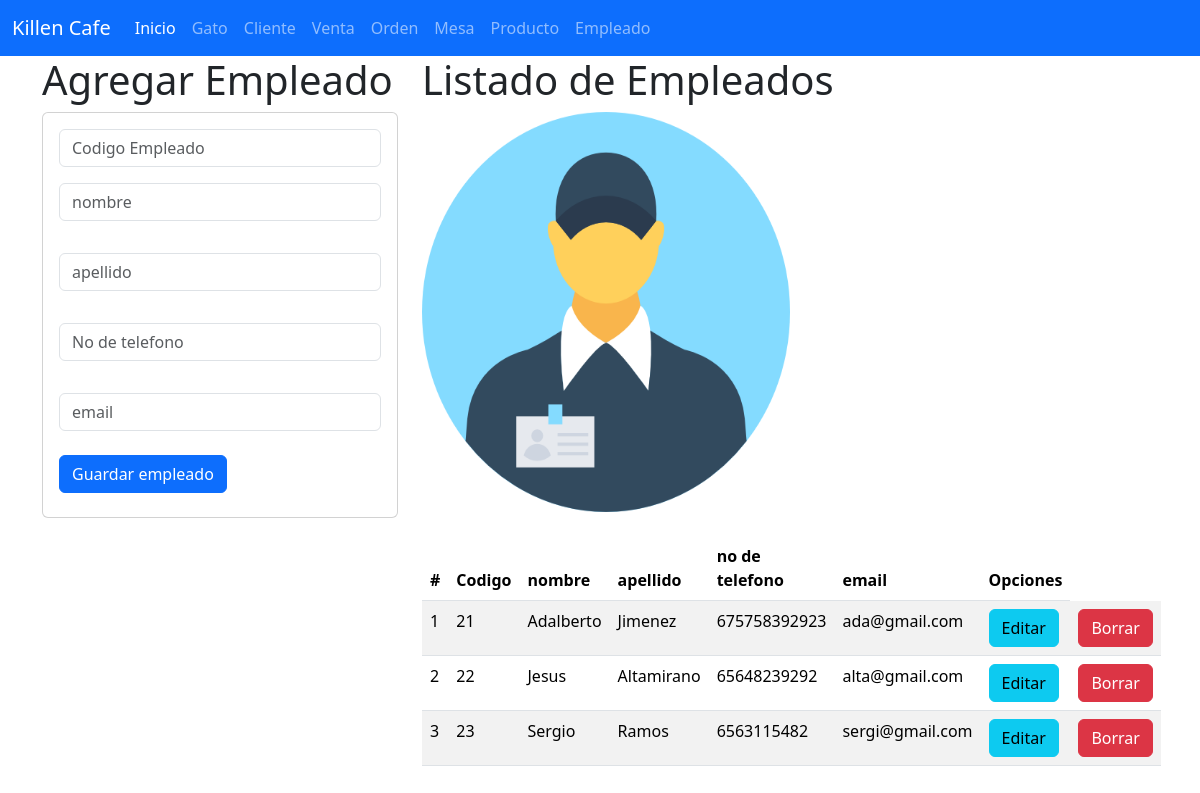
The page /Empleado on the database as committed earlier.
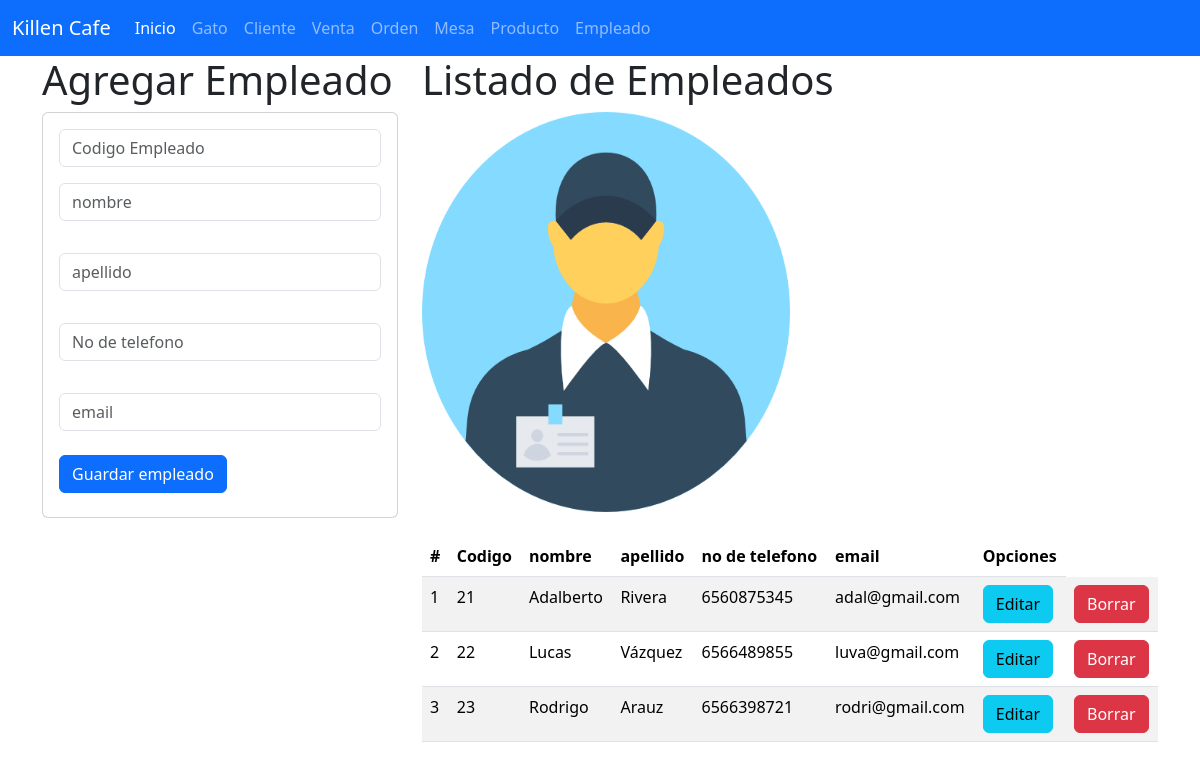
The same page on the database as committed later.
### empleado_app/models.py (models this page shows, shortened)
class Empleado(models.Model):
    id_empleado=models.CharField(primary_key=True, max_length=6)
    nombre=models.CharField(max_length=255)
    apellido=models.CharField(max_length=100)
    no_telefono=models.CharField(max_length=100)
    email=models.CharField(max_length=100)

### empleado_app/views.py (the view)
# urls.py: path('Empleado', views.Inicio_vistaEmpleado, name='Empleado'),
def Inicio_vistaEmpleado(request):
    losempleados=Empleado.objects.all()
    return render(request, 'gestionarEmpleado.html', {'misempleados' : losempleados})

### empleado_app/templates/gestionarEmpleado.html
{% extends 'base.html'%}
{% block cuerpo %}
{% load static %}
<div class = "row">
    <div class = "col-sm-12 col-md-4 col-lg-4 col-xl-4">
    <h1>Agregar Empleado</h1>
    <div class="card">
        <div class="card-body">
            <form action='registrarempleado/' method='POST'> {% csrf_token %}
                <div class='form-group'>
                <input type="text" id="txtid_empleado" name="txtid_empleado" class="form-control"
                placeholder="Codigo Empleado" minlenght="1" maxlenght="6" requiered>
                </div>
                <div class='form-group py-3'>
                <input type="text" id="txtnombre" name="txtnombre" class="form-control"
                placeholder="nombre" minlenght="1" maxlenght="100" requiered>
                </div>
                <div class='form-group py-3'>
                <input type="text" id="txtapellido" name="txtapellido" class="form-control"
                placeholder="apellido" minlenght="1" maxlenght="100" requiered>
                </div>
                <div class='form-group py-3'>
                <input type="text" id="txtno_telefono" name="txtno_telefono" class="form-control"
                placeholder="No de telefono" minlenght="1" maxlenght="100" requiered>
                </div>
                <div class='form-group py-3'>
                <input type="text" id="txtemail" name="txtemail" class="form-control"
                placeholder="email" minlenght="1" maxlenght="100" requiered>
                </div>
                <div class='form-group py-2'>
                <button type="submit" class="btn btn-primary">Guardar empleado</button>
                </div>
                </form>
        </div>
    </div>
    </div>
    <div class = "col-sm-12 col-md-8 col-lg-4 col-xl-8">
    <h1>Listado de Empleados</h1>
    <img class="w-50" src="{%static 'img/empleado.jpg'%}" alt"luevano" width="400" height="400">
    <br>
    <br>
    <table class="table table-striped">
        <thead>
        <tr>
            <th scope="col">#</th>
            <th scope="col">Codigo</th>
            <th scope="col">nombre</th>
            <th scope="col">apellido</th>
            <th scope="col">no de telefono</th>
            <th scope="col">email</th>
            <th>Opciones</th>
        </tr>
        </thead>
        <tbody>
            {% for v in misempleados %}
            <tr>
                <td> {{forloop.counter}} </td>
                <td> {{v.id_empleado}} </td>
                <td> {{v.nombre}} </td>
                <td> {{v.apellido}} </td>
                <td> {{v.no_telefono}} </td>
                <td> {{v.email}} </td>
                <td> <a href="seleccionarempleado/{{v.id_empleado}}" class="btn btn-info">Editar</a> </td>
                <td> <a href="borrarempleado/{{v.id_empleado}}" class="btn btn-danger">Borrar</a> </td>
            </tr>
            {% endfor %}
        </tbody>
    </table>
    </div>
{% endblock %}

Rows that differ between the two databases and show on the page:
changed Empleado "Adalberto": apellido "Jimenez" → "Rivera"; no_telefono "675758392923" → "6560875345"; email "ada@gmail.com" → "adal@gmail.com"
changed Empleado id 22: nombre "Jesus" → "Lucas"; apellido "Altamirano" → "Vázquez"; no_telefono "65648239292" → "6566489855"; email "alta@gmail.com" → "luva@gmail.com"
changed Empleado id 23: nombre "Sergio" → "Rodrigo"; apellido "Ramos" → "Arauz"; no_telefono "6563115482" → "6566398721"; email "sergi@gmail.com" → "rodri@gmail.com"
